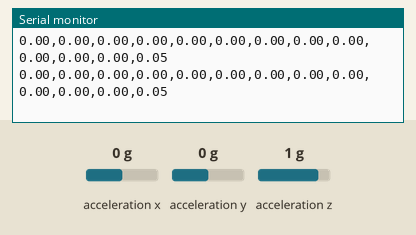
This sketch was run on a simulated Arduino Uno, built with avr-gcc and run on an emulated ATmega328P. Parts: the last lines printed to the serial monitor. The inputs (shaded band) are chosen by the test bench; at power-on: acceleration x 0 g, acceleration y 0 g, acceleration z 1 g.

Above: at 1.8 s.
1.9 s: acceleration x set to -1.4 g
At 1.99 s:
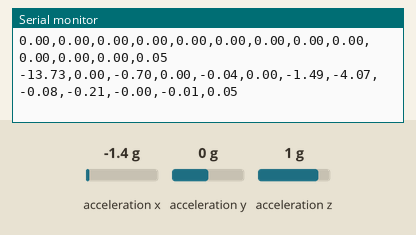
4.9 s: acceleration y set to -1.4 g
At 4.9 s:
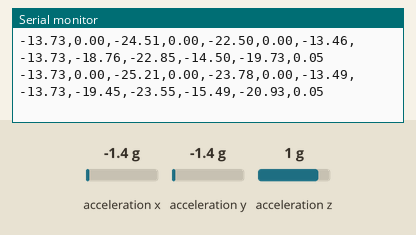
7.9 s: acceleration x set to 0 g
At 7.94 s:
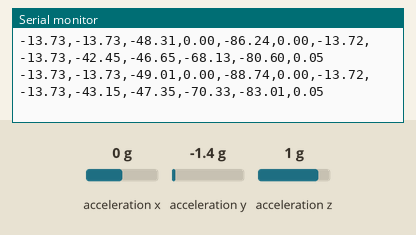
10.9 s: acceleration y set to 0 g
At 10.92 s:
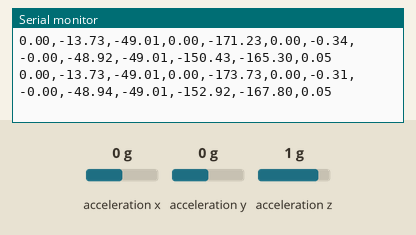
13.9 s: acceleration x set to -0.8 g
At 13.95 s:
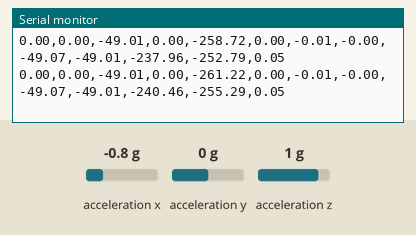
16.9 s: acceleration y set to -0.8 g
At 16.92 s:
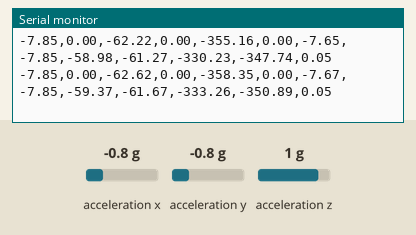
Timing chart, 0 to 19.9 s (numbered marks = the images above; inputs shaded):
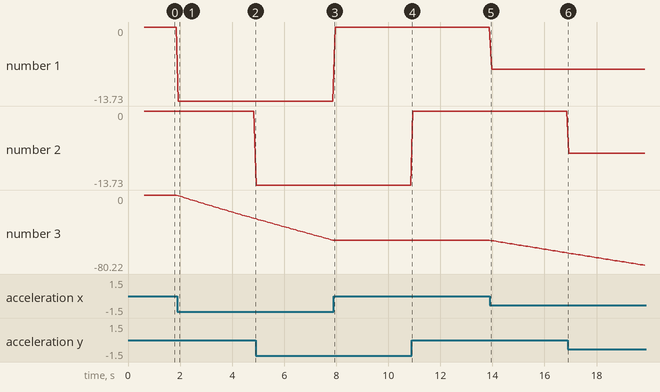

Measured:
- after the input at 1.9 s, the serial monitor: prints a new line at once (image 1)
- plotted number 1: 0 → -13.73 after the input at 1.9 s, 0 → -7.85 after the input at 13.9 s
- plotted number 3: 0 → -25.21 after the input at 1.9 s, -49.01 → -62.62 after the input at 13.9 s

The sketch:

MMA8451_Kalman_filter.ino
```cpp
/*
 * Accelerometer code for the accelerometer test rig
 * By Joakim F (vookungdoofu)
 * -------------------------------------------------------
 *
 * Read the acceleration data from MMA8451 and integrates
 * velocity and distance. Uses 2 Kalman filters with diffrent
 * parameters as an experiment too see what works well
 *
 */

#include <Wire.h>
#include <Adafruit_MMA8451.h>
#include <Adafruit_Sensor.h>

Adafruit_MMA8451 mma = Adafruit_MMA8451();

/* Raw acceleration from sensor */
float x_acc = 0.00;
float y_acc = 0.00;

/* Gravity calibration for X and Y */
float x_cal = 0.00;
float y_cal = 0.00;

/* Integrated velocity from raw data */
float x_vel = 0.00;
float y_vel = 0.00;

/* Integrated distance from raw data */
float x_dist = 0.00;
float y_dist = 0.00;

/* Kalman filtered velocity 1 */
float kalman_vel_1 = 0.00;
float kalman_vel_2 = 0.00;

/* Kalman filtered distance 1 */
float kalman_dist_1 = 0.00;
float kalman_dist_2 = 0.00;

float dt = 51 / 1000.00;

sensors_event_t event;

/* A "state" of the Kalman filters */
typedef struct {
  double q; //process noise covariance
  double r; //measurement noise covariance
  double x; //value
  double p; //estimation error covariance
  double k; //kalman gain
} kalman_state;

kalman_state k_state_1;
kalman_state k_state_2;

/* initialize a kalman state */
kalman_state kalman_init(double q, double r, double p, double intial_value)
{
  kalman_state result;
  result.q = q;
  result.r = r;
  result.p = p;
  result.x = intial_value;

  return result;
}

void setup(void) {
  Serial.begin(9600);

  if (! mma.begin()) {
    Serial.println("Couldnt start");
    while (1);
  }

  mma.setRange(MMA8451_RANGE_8_G);

  /* do gravity calibration on startup*/
  Serial.println("Calibrating..");
  calibrate();

  /* Set some parameters for Kalman filters. This probably needs tuning */
  k_state_1 = kalman_init(0.125, 10, 300, 0);
  k_state_2 = kalman_init(0.125, 1, 300, 0);
}

/* calibrate for gravity by taking the average of the first 100 samples */
void calibrate() {
  int i;
  float x_tot = 0.00;
  float y_tot = 0.00;

  sensors_event_t event;

  for (i=0; i<100; i++){
    mma.getEvent(&event);
    /* calibrate for X and Y separately, we dont care about Z (down) right now */
    x_tot = x_tot+event.acceleration.x;
    y_tot = y_tot+event.acceleration.y;
    delay(5);
  }

  x_cal = x_tot/100.00;
  y_cal = y_tot/100.00;
}

void kalman_update(kalman_state* state, double measurement)
{
  //prediction update
  //omit x = x
  state->p = state->p + state->q;

  //measurement update
  state->k = state->p / (state->p + state->r);
  state->x = state->x + state->k * (measurement - state->x);
  state->p = (1 - state->k) * state->p;
}

void loop() {
  /* Get a new sensor event */
  mma.getEvent(&event);

  /* remove gravity calibration value from sensor value */
  x_acc = event.acceleration.x - x_cal;
  y_acc = event.acceleration.y - y_cal;

  /* Integrate velocity */
  x_vel = x_vel + (x_acc * dt);

  /* Integrate distance */
  x_dist = x_dist + (x_vel * dt);

  /* This smooths the acceleration via the Kalman filters */
  kalman_update(&k_state_1, x_acc);
  kalman_update(&k_state_2, x_acc);

  /* Integrate velocity and distance separately for the 2 Kalman filtered accelerations */
  kalman_vel_1 = kalman_vel_1 + (k_state_1.x * dt);
  kalman_vel_2 = kalman_vel_2 + (k_state_2.x * dt);

  kalman_dist_1 = kalman_dist_1 + (kalman_vel_1 * dt);
  kalman_dist_2 = kalman_dist_2 + (kalman_vel_2 * dt);

  /* Print all the things! */
  Serial.print(x_acc); Serial.print(",");
  Serial.print(y_acc); Serial.print(",");
  Serial.print(x_vel); Serial.print(",");
  Serial.print(y_vel); Serial.print(",");
  Serial.print(x_dist); Serial.print(",");
  Serial.print(y_dist); Serial.print(",");
  Serial.print(k_state_1.x); Serial.print(",");
  Serial.print(k_state_2.x); Serial.print(",");
  Serial.print(kalman_vel_1); Serial.print(",");
  Serial.print(kalman_vel_2); Serial.print(",");
  Serial.print(kalman_dist_1); Serial.print(",");
  Serial.print(kalman_dist_2); Serial.print(",");
  Serial.print(dt);
  Serial.println();

  delay(50);
}
```
